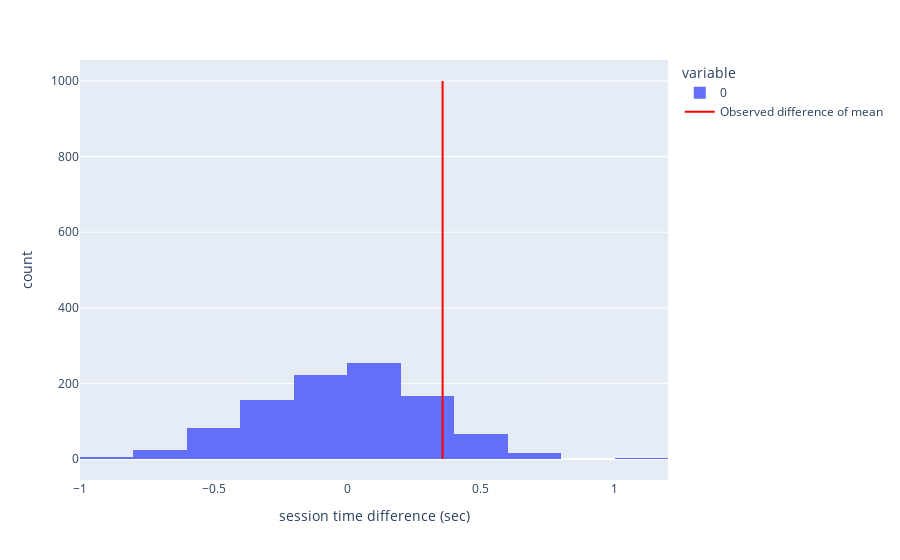

Notebook code for this chart:
### Code cell
random.seed(45)

# lets take 1000 samples 
permutation_diff = [permute_function(web_page_data["Time"], n_a, n_b) for _ in range(1000)]

fig = px.histogram(permutation_diff, nbins=12, labels={'value': 'session time difference (sec)'})

# Add a vertical line at difference
fig.add_trace(go.Scatter(x=[diff,diff], y=[0, len(permutation_diff)], mode='lines', name='Observed difference of mean',                         line=dict(color='red', width=2)))

fig.show()

### Figure 1 — Plotly figure (JSON) as saved in the notebook; plotly's stock layout.template omitted (floating-point values rounded to 4 significant figures; data arrays with more than 128 entries replaced by an {"elided": "..."} marker saying what was removed)
{"data": [{"alignmentgroup": "True", "bingroup": "x", "hovertemplate": "variable=0<br>session time difference (sec)=%{x}<br>count=%{y}<extra></extra>", "legendgroup": "0", "marker": {"color": "#636efa", "pattern": {"shape": ""}}, "name": "0", "nbinsx": 12, "offsetgroup": "0", "orientation": "v", "showlegend": true, "type": "histogram", "x": {"elided": "1000 float values"}, "xaxis": "x", "yaxis": "y"}, {"line": {"color": "red", "width": 2}, "mode": "lines", "name": "Observed difference of mean", "type": "scatter", "x": [0.3567, 0.3567], "y": [0, 1000]}], "layout": {"barmode": "relative", "legend": {"title": {"text": "variable"}, "tracegroupgap": 0}, "margin": {"t": 60}, "xaxis": {"anchor": "y", "domain": [0, 1], "title": {"text": "session time difference (sec)"}}, "yaxis": {"anchor": "x", "domain": [0, 1], "title": {"text": "count"}}}}
